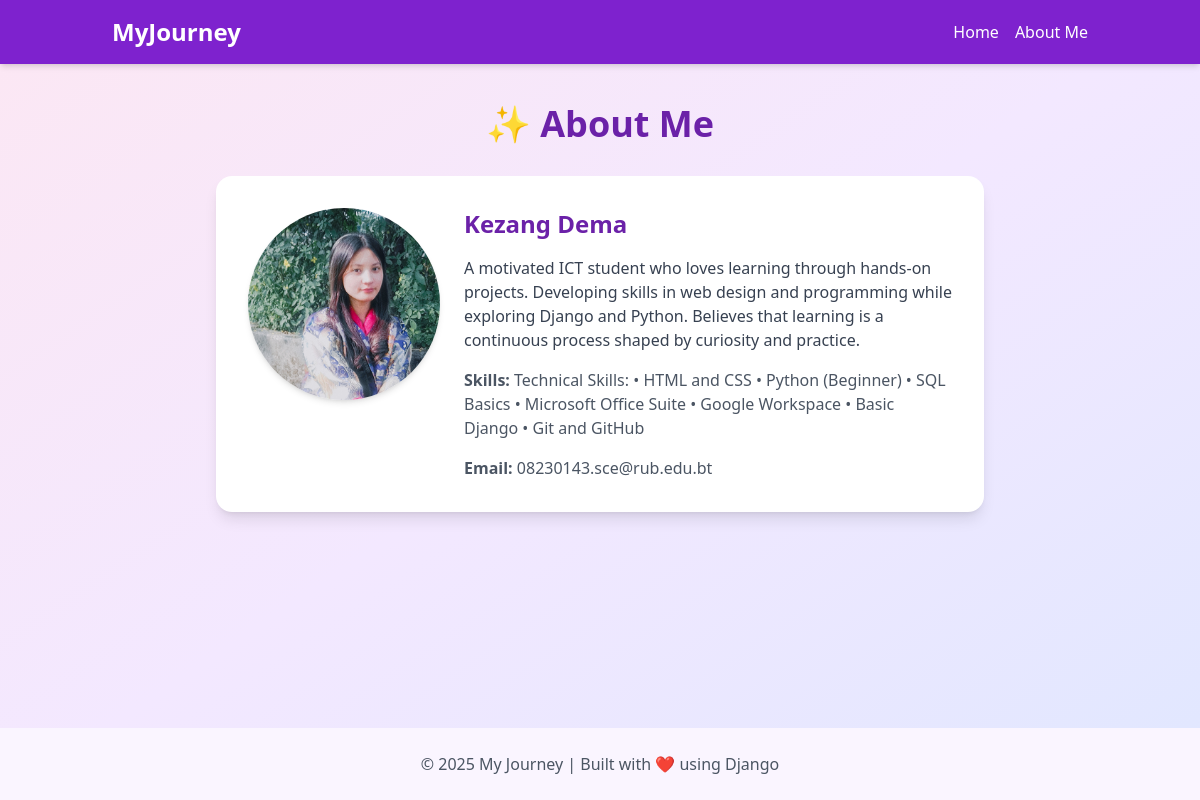
The page /about/ on the database its author committed.
### kdJourney/models.py (models this page shows, shortened)
class Profile(models.Model):
    name = models.CharField(max_length=100)
    bio = models.TextField(blank=True)
    skills = models.CharField(max_length=200, blank=True)
    email = models.EmailField(blank=True)
    image = models.ImageField(upload_to='profile_images/', blank=True, null=True)

### kdJourney/views.py (the view)
# urls.py: path('about/', views.aboutMe, name='about'),
def aboutMe(request):
    profile = Profile.objects.first()  # Fetch the first (and probably only) profile
    return render(request, 'aboutMe.html', {'profile': profile})

### kdJourney/templates/aboutMe.html (shortened to what this page needs)
<!DOCTYPE html>
<html lang="en">
<head>
    <script src="https://cdn.tailwindcss.com"></script>
</head>
<body class="bg-gradient-to-br from-pink-100 via-purple-100 to-indigo-100 min-h-screen flex flex-col">
<nav class="bg-purple-700 text-white shadow-md">
    <div class="container mx-auto flex justify-between items-center py-4 px-6">
        <a href="/" class="text-2xl font-bold hover:text-purple-300 transition-colors">MyJourney</a>
        <div id="mobile-menu" class="hidden md:flex md:space-x-4 flex-col md:flex-row items-center md:items-start">
            <a href="/" class="hover:text-purple-300 transition-colors py-2 md:py-0 text-center md:text-left">Home</a>
            <a href="/about/" class="hover:text-purple-300 transition-colors py-2 md:py-0 text-center md:text-left">About Me</a>
        </div>
    </div>
</nav>
    <main class="flex-grow container mx-auto px-6 py-10">
        <h1 class="text-4xl font-bold text-center mb-8 text-purple-800">✨ About Me</h1>
        {% if profile %}
        <div class="max-w-3xl mx-auto bg-white rounded-2xl shadow-lg p-8 flex flex-col items-center md:flex-row md:items-start gap-6">
            {% if profile.image %}
            <img src="{{ profile.image.url }}" alt="Profile Image" class="w-48 h-48 rounded-full object-cover shadow-md">
            {% endif %}
            <div class="flex flex-col gap-4">
                <h2 class="text-2xl font-semibold text-purple-800">{{ profile.name }}</h2>
                <p class="text-gray-700">{{ profile.bio }}</p>
                <p class="text-gray-600"><strong>Skills:</strong> {{ profile.skills }}</p>
                <p class="text-gray-600"><strong>Email:</strong> {{ profile.email }}</p>
            </div>
        </div>
        {% else %}
        <p class="text-center text-gray-500">Profile not added yet.</p>
        {% endif %}
    </main>
    <footer class="text-center text-gray-600 py-6 bg-purple-50 mt-10">
        &copy; 2025 My Journey | Built with ❤️ using Django
    </footer>
</body>
</html>

### rows shown on the page
Profile: image (picture), name "Kezang Dema", bio "A motivated ICT student who loves learning through hands-on projects. Developing skills in web design and programming while exploring Django and Python. Believes that learning is a continuous process shaped by curiosity and practice.", skills "Technical Skills: • HTML and CSS • Python (Beginner) • SQL Basics • Microsoft Office Suite • Google Workspace • Basic Django • Git and GitHub", email "08230143.sce@rub.edu.bt"
